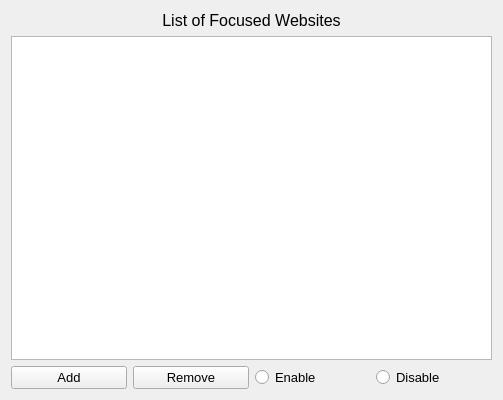
<?xml version="1.0" encoding="UTF-8"?>
<ui version="4.0">
 <class>EditWindow</class>
 <widget class="QWidget" name="EditWindow">
  <property name="geometry">
   <rect>
    <x>0</x>
    <y>0</y>
    <width>503</width>
    <height>400</height>
   </rect>
  </property>
  <property name="sizePolicy">
   <sizepolicy hsizetype="Fixed" vsizetype="Fixed">
    <horstretch>0</horstretch>
    <verstretch>0</verstretch>
   </sizepolicy>
  </property>
  <property name="windowTitle">
   <string>Edit Whitelist</string>
  </property>
  <property name="windowOpacity">
   <double>1.000000000000000</double>
  </property>
  <layout class="QGridLayout" name="gridLayout">
   <item row="3" column="0">
    <widget class="QPushButton" name="pushButton">
     <property name="font">
      <font>
       <pointsize>10</pointsize>
      </font>
     </property>
     <property name="text">
      <string>Add</string>
     </property>
    </widget>
   </item>
   <item row="2" column="0" colspan="4">
    <widget class="QTableWidget" name="tableWidget">
     <property name="layoutDirection">
      <enum>Qt::LeftToRight</enum>
     </property>
    </widget>
   </item>
   <item row="3" column="1">
    <widget class="QPushButton" name="pushButton_2">
     <property name="font">
      <font>
       <pointsize>10</pointsize>
      </font>
     </property>
     <property name="text">
      <string>Remove</string>
     </property>
    </widget>
   </item>
   <item row="1" column="0" colspan="4">
    <widget class="QLabel" name="label">
     <property name="font">
      <font>
       <pointsize>12</pointsize>
      </font>
     </property>
     <property name="text">
      <string>List of Focused Websites</string>
     </property>
     <property name="alignment">
      <set>Qt::AlignCenter</set>
     </property>
    </widget>
   </item>
   <item row="3" column="3">
    <widget class="QRadioButton" name="radioButton_2">
     <property name="font">
      <font>
       <pointsize>10</pointsize>
      </font>
     </property>
     <property name="text">
      <string>Disable</string>
     </property>
    </widget>
   </item>
   <item row="3" column="2">
    <widget class="QRadioButton" name="radioButton">
     <property name="font">
      <font>
       <pointsize>10</pointsize>
      </font>
     </property>
     <property name="text">
      <string>Enable</string>
     </property>
    </widget>
   </item>
  </layout>
 </widget>
 <resources/>
 <connections/>
</ui>
